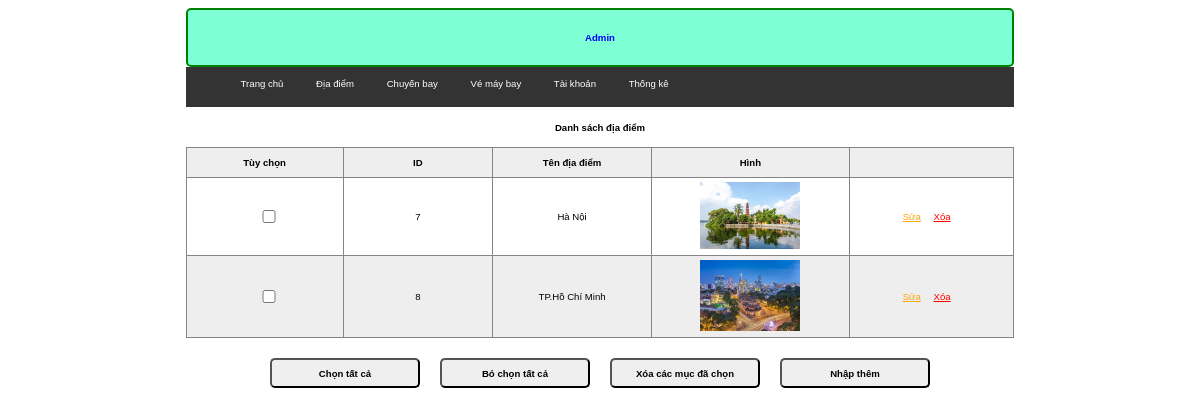
The app's page /admin/index.php?act=listdd (signed in), older data.
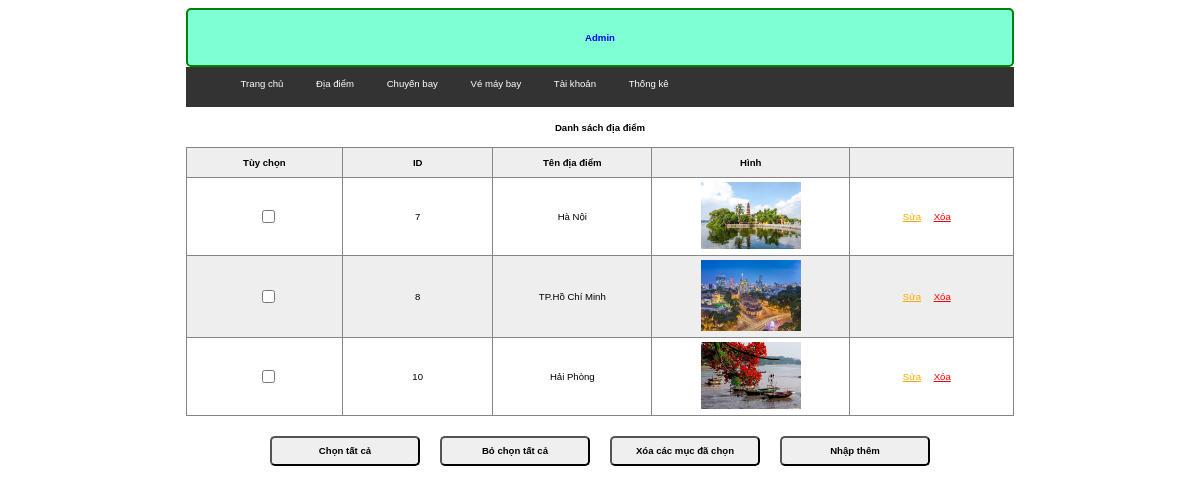
The same page, newer data.
### tables this page shows
CREATE TABLE `dia_diem` (
  `id` int(11) NOT NULL,
  `ten` varchar(255) NOT NULL,
  `img` varchar(255) NOT NULL
);

### model/pdo.php (called while the page is built, shortened)
<?php
function pdo_get_connection(){
    $servername = "localhost";
    $username = "root";
    $password = "";
    try {
        $conn = new PDO("mysql:host=$servername;dbname=dat_ve_may_bay", $username, $password);
        $conn->setAttribute(PDO::ATTR_ERRMODE, PDO::ERRMODE_EXCEPTION);
        return $conn;
    } catch(PDOException $e) {
        echo "Connection failed: " . $e->getMessage();
    }
}
function pdo_query($sql){
    $sql_args=array_slice(func_get_args(),1);
    try{
        $conn=pdo_get_connection();
        $stmt=$conn->prepare($sql);
        $stmt->execute($sql_args);
        $rows=$stmt->fetchAll();
        return $rows;
    }
    catch(PDOException $e){
        throw $e;
    }
    finally{
        unset($conn);
    }
}
?>

### model/diadiem.php (called while the page is built, shortened)
<?php
    function loadall_diadiem() {
        $sql = "SELECT * FROM `dia_diem` WHERE 1";
        $listDiaDiem = pdo_query($sql);
        return $listDiaDiem;
    }
?>

### admin/diadiem/list.php (the view)
<?php
    if (isset($_SESSION['admin'])) {
?>
    <div class="rowheader">
        <h1>Danh sách địa điểm</h1>
    </div>
    <table>
        <tr>
            <th>Tùy chọn</th>
            <th>ID</th>
            <th>Tên địa điểm</th>
            <th>Hình</th>
            <th></th>
        </tr>
        <?php
            foreach ($listDiaDiem as $value) {
                extract($value);
                echo '
                <tr>
                    <td><input type="checkbox" name="name[]" id="check_all"></td>
                    <td>'.$id.'</td>
                    <td>'.$ten.'</td>
                    <td><img src="../upload/'.$img.'" alt="no photo" class="h-10 w-10" style="width:100px;"></td>
                    <td class="">
                        <a href="index.php?act=updatedd&id='.$id.'" style="color:orange">Sửa</a>
                        <a href="index.php?act=deldd&id='.$id.'" style="color: red;margin:0 10px;" onclick="return confirm(\'Bạn có chắc xóa không\')">Xóa</a>
                    </td>
                </tr>
                ';
            }
        ?>
    </table>
    <div class="but">
        <input class="border-[2px] bg-[#eee] border-[#868585]" type="button" value="Chọn tất cả" id="btn1">
        <input class="border-[2px] bg-[#eee] border-[#868585]" type="button" value="Bỏ chọn tất cả" id="btn2">
        <input class="border-[2px] bg-[#eee] border-[#868585]" type="button" value="Xóa các mục đã chọn">
        <a href="index.php?act=adddd"><input type="button" value="Nhập thêm" class="border-[2px] bg-[#eee] border-[#868585]"></a>
    </div>
<?php
    }
?>

### admin/index.php (shortened to what this page needs)
<?php
    include "../model/pdo.php";
    include "../model/diadiem.php";
    if(isset($_GET['act']) && ($_GET['act'] != '')) {
        $act = $_GET['act'];
        switch($act) {
            case 'listdd':
                include 'header.php';
                $listDiaDiem = loadall_diadiem();
                include 'diadiem/list.php';
                break;
        }
    } else {
        include 'login/dangnhap.php';
    }
    include 'footer.php';
?>

### admin/header.php (shortened to what this page needs)
<!DOCTYPE html>
<html lang="en">
<head>
    <link rel="stylesheet" href="../css/admin.css">
</head>
<body>
    <div class="container">
        <div class="header">
            <h1>Admin</h1>
        </div>
        <div class="menu">
            <ul class="">
                <li><a href="index.php?act=home">Trang chủ</a></li>
                <li><a href="index.php?act=listdd">Địa điểm</a></li>
                <li><a href="index.php?act=listcb">Chuyến bay</a></li>
                <li><a href="index.php?act=listvmb">Vé máy bay</a></li>
                <li><a href="index.php?act=listtk">Tài khoản</a></li>
                <li><a href="">Thống kê</a></li>
            </ul>
        </div>

### admin/footer.php
</div>
</body>
</html>

### css/admin.css (style rules this page uses)
* { box-sizing: border-box; font-family: sans-serif; font-size: 0.8vw; }
.container { width: 70%; margin: 0 auto; }
.rowheader { height: 40px; width: 100%; display: flex; justify-content: center; align-items: center; background-color: #fff; }
.but { display: flex; justify-content: center; align-items: center; margin: 20px 0; }
input { padding: 4px; width: 100%; }
input[type="button"] { margin: 0 10px; width: 150px; height: 30px; border-radius: 5px 5px 5px 5px; font-weight: 700; }
td { width: 300px; height: 50px; }
th { height: 30px; }
table, th, td { border: 1px solid #868585; text-align: center; padding: 4px; }
table { border-collapse: collapse; }
table tr:nth-child(odd) { background-color: #eee; }
table tr:nth-child(even) { background-color: white; }
input[type="submit"], input[type="reset"], input[type="button"] { margin: 0 10px; height: 30px; border-radius: 5px 5px 5px 5px; font-weight: 700; }
.header { background-color: aquamarine; color: blue; border: 2px green solid; border-radius: 5px; }
.header h1 { margin: 10px 20px; height: 35px; display: flex; justify-content: center; align-items: center; }
.menu ul li { display: inline; padding: 0 5px; }
.menu a { text-decoration: none; color: white; margin: 0 10px; }
.menu { background-color: #333; height: 40px; padding-top: 1px; }

Row changes from the older to the newer data that the page shows:
added dia_diem: id "10", ten "Hải Phòng", img (picture)
